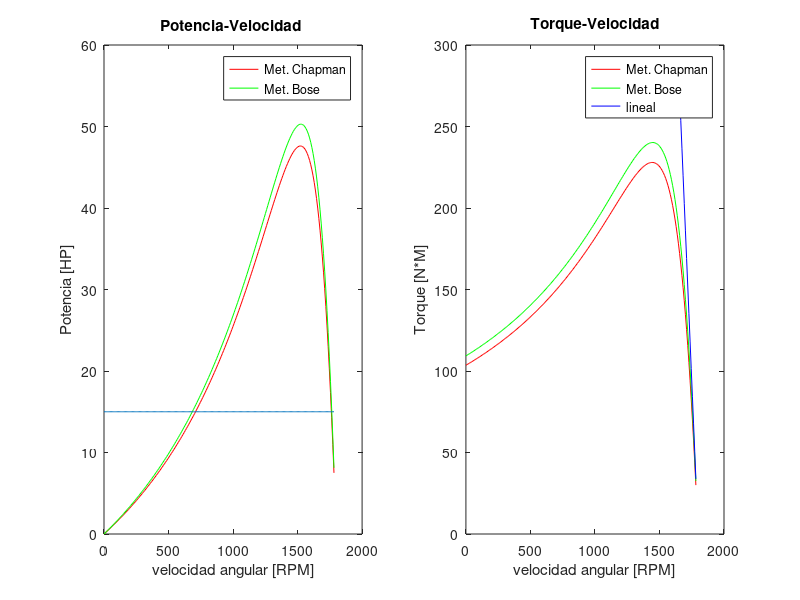

The MATLAB source for this figure:
s = 0.01:0.005:1;
n_r = (1-s)*188.5;  %vel [rad]
wsl=s*188.5;
rpm = n_r*30/pi;

%%---------Metodo Chapman---------------
num = 343.17 ./ s;
den = 2.465 + (0.59+0.332 ./ s) .^2;
T_chap = num ./ den;

s_max = 0.198;
T_max = (343.17 / s_max) /( 2.465 + (0.59+0.332 / s_max) ^2);

printf("Maximo torque Chapman:");
max(T_chap)   %Ya lo calcule, pero tengo el S
printf("Torque Arranque Chapman:");
(T_chap(end))
printf("Torque maximo con S, para Chapman:");
T_max,s_max

%%---------Metodo Bose------------
num = 1118.08/3 ./ s;
den = 2.465 + (0.641+0.332 ./ s) .^2;
T_bose = num ./ den;

printf("Maximo torque bose:");
[max_Tbose indiceBose]=max(T_bose);
max_Tbose
s(indiceBose)
printf("Torque Arranque bose:");
(T_bose(end))

%------------Lineal--------------------
T_lineal = zeros(1,length(s));
largo_lineal = 1:length(s)/12;
T_lineal = 1.5 * 4 *(460/sqrt(3))^2 .*s(largo_lineal) / ((2*pi*60)*0.332);


pot_chap=n_r.*T_chap/ 746;
pot_bose=n_r.*T_bose/ 746;


subplot(1,2,1);
plot(rpm,pot_chap,'r',rpm,pot_bose,'g',rpm, 15*ones(1,length(rpm)));
xlabel("velocidad angular [RPM]");
ylabel("Potencia [HP]");
title("Potencia-Velocidad ");
legend("Met. Chapman","Met. Bose");

subplot(1,2,2);
plot(rpm,T_chap,'r',rpm,T_bose,'g', rpm(largo_lineal), T_lineal(largo_lineal),'b');
xlabel("velocidad angular [RPM]");
ylabel("Torque [N*M]");
title("Torque-Velocidad");
legend("Met. Chapman","Met. Bose","lineal");

